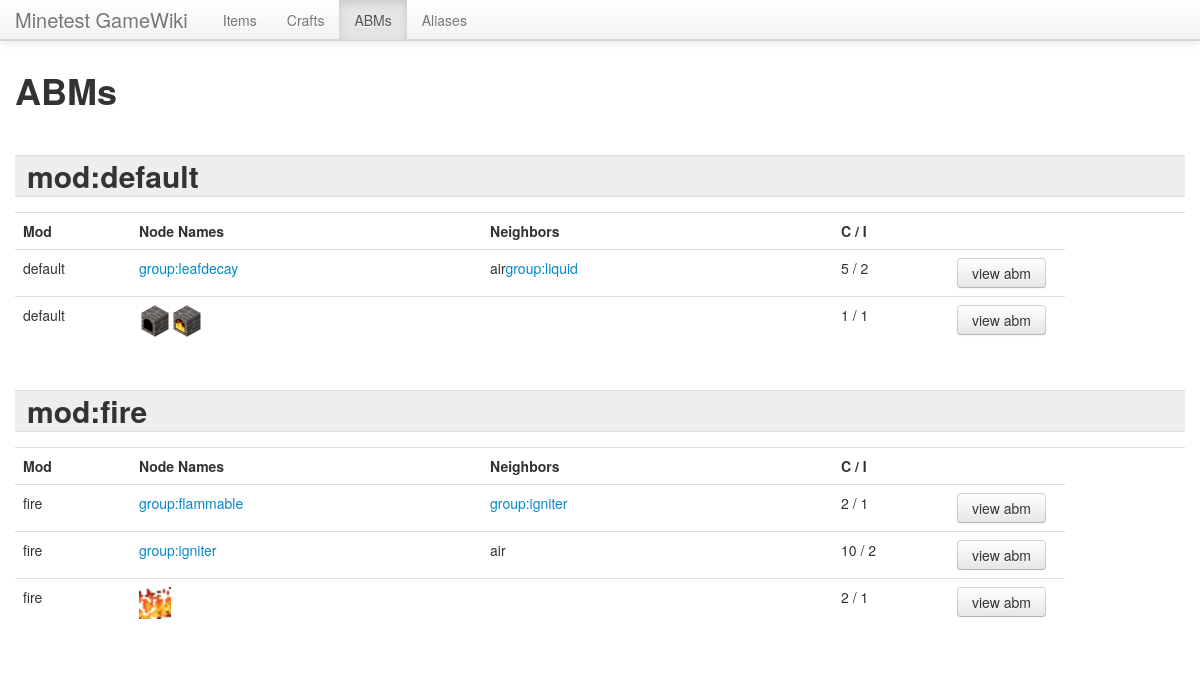
/abms.php, run on the app's committed database.
### tables this page shows
CREATE TABLE "abm" ("id" INTEGER PRIMARY KEY, "mod" TEXT, "data" TEXT);

CREATE TABLE "item" ("id" INTEGER PRIMARY KEY, "mod" TEXT, "data" TEXT, "type" TEXT, "name" TEXT, "description" TEXT, "image" TEXT);

### abms.php (the view, shortened to what this page needs)
<?php require('globals.php'); ?>
<!DOCTYPE html>
<html lang="en">
<head>
    <?php echo head_tags(); ?>
</head>
<body>
<?php echo menu(); ?>
<div class="container">
    <?php
    $filters = $filter_sql = $filter_join = '';
	?>
    <h1>ABMs
	</h1>
    <?php
    $mods = get_mods();
    foreach ($mods as $mod) {
        $output_mod = false;
        echo '<h2>mod:' . ($mod ? $mod : 'no-mod') . '</h2>';
		$q = $GLOBALS['db']->query('SELECT id, mod, data FROM "abm" ' . $filter_join . ' WHERE mod="' . $mod . '" ' . $filter_sql . ' ORDER BY mod');
		echo '<table class="table">';
		echo '<tr>';
		echo '<th width="100">Mod</th>';
		echo '<th width="30%">Node Names</th>';
		echo '<th width="30%">Neighbors</th>';
		echo '<th width="100">C / I</th>';
		echo '<th width="100">&nbsp;</th>';
		echo '<td>';
		while ($row = $q->fetchArray()) {
			$output_mod = true;
			$data = json_decode($row['data']);
			echo '<tr>';
			echo '<td>' . $row['mod'] . '</td>';
			echo '<td>';
			echo '<div class="itemgroup">';
			if (isset($data->options)) {
				if (!empty($data->options->nodenames)) {
					if (is_array($data->options->nodenames)) foreach ($data->options->nodenames as $nodename) {
						echo item($nodename, null, true);
					}
					elseif (isset($data->nodenames)) {
						echo item($data->nodenames, null, true);
					}
				}
			}
			echo '</div>';
			echo '</td>';
			echo '<td>';
			echo '<div class="itemgroup">';
			if (isset($data->options)) {
				if (!empty($data->options->neighbors)) {
					if (is_array($data->options->neighbors)) foreach ($data->options->neighbors as $neighbor) {
						echo item($neighbor, null, true);
					}
					else {
						echo item($data->neighbors, null, true);
					}
				}
			}
			echo '</div>';
			echo '</td>';
			echo '<td>' . (isset($data->options->chance) ? $data->options->chance : '?') . ' / ' . (isset($data->options->interval) ? $data->options->interval : '?') . '</td>';
			echo '<td><a href="abm.php?id=' . $row['id'] . '" class="btn">view abm</a></td>';
			echo '</tr>';
		}
		echo '</table>';
        $contents = ob_get_clean();
        if ($output_mod) echo $contents;
	}
    ?>
</div>
<div id="footer"></div>
</body>
</html>

### globals.php (shortened to what this page needs)
<?php
function item_image($item, $options = array())
{
    $file = false;
    if (!$file && !empty($item['name'])) {
        $file = 'itemcubes/' . str_replace(':', '-', $item['name']) . '.png';
        if (!file_exists($file))
            $file = false;
    }
    if (!$file && !empty($item['image'])) {
		$file = 'textures/'.$item['image'];
    }
    if ($file) {
        $width = $height = '';
        if (empty($options['fullsize'])) {
            $width = 'width="' . (!empty($options['width']) ? $options['width'] : '32px') . '" ';
            $height = 'height="' . (!empty($options['height']) ? $options['height'] : '32px') . '" ';
        }
        $class = !empty($options['class']) ? 'class="' . $options['class'] . ' "' : '';
        return '<img src="' . $file . '" ' . $width . $height . $class . '/>';
    }
    return false;
}
function item($name, $quantity = null, $small = false)
{
    $output = '';
    $name = SQLite3::escapeString(item_name($name));
    if (!$name || in_array($name, array('air', 'default:air'))) {
        return $name;
    }
    $alias = $GLOBALS['db']->querySingle('SELECT itemname FROM alias WHERE name="' . $name . '"');
    $q = $GLOBALS['db']->query('SELECT id, data, type, name, image, description FROM item WHERE name="' . $name . '"');
    if ($item = $q->fetchArray()) {
		$attr = 'class="item"';
		if ($small) {
			$attr = 'rel="tooltip" title="' . $item['description'] . ' [' . $item['type'] . '][' . $item['name'] . ']' . ($quantity ? ' x' . $quantity : '') .'"';
		}
        $output .= '<a href="item.php?name=' . $item['name'] . '" ' . $attr . '>';
        $output .= '<span class="image">' . item_image($item) . '</span>';
        $output .= '</a>';
    }
    elseif (substr($name, 0, 6) == 'group:') {
        $output .= '<a href="items.php?group=' . substr($name, 6) . '">' . $name . '</a>';
    }
    else {
        $output .= $name . ' (missing item)';
    }
    return $output;
}
function head_tags()
{
    ?>
<link href="bootstrap/css/bootstrap.css" rel="stylesheet">
<link href="bootstrap/css/bootstrap-responsive.css" rel="stylesheet">
<?php
    return ob_get_clean();
}
function menu()
{
    $page = basename($_SERVER['SCRIPT_NAME']);
    ?>
<div class="navbar navbar-fixed-top">
    <div class="navbar-inner">
        <div class="container">
            <a class="brand" href="./"><?php echo $GLOBALS['name']; ?></a>
            <div class="nav-collapse">
                <ul class="nav">
                    <li <?php echo in_array($page, array('items.php', 'item.php')) ? 'class="active"' : '' ?>>
                        <a href="items.php">Items</a></li>
                    <li <?php echo in_array($page, array('crafts.php', 'craft.php')) ? 'class="active"' : '' ?>>
                        <a href="crafts.php">Crafts</a></li>
                    <li <?php echo in_array($page, array('abms.php', 'abm.php')) ? 'class="active"' : '' ?>>
                        <a href="abms.php">ABMs</a></li>
                    <li <?php echo in_array($page, array('aliases.php')) ? 'class="active"' : '' ?>>
                        <a href="aliases.php">Aliases</a></li>
                </ul>
            </div>
        </div>
    </div>
</div>
<?php
    return ob_get_clean();
}
function item_name($name)
{
    $name = str_ireplace(array('tool ', 'node ', 'craft ', 'toolitem ', 'nodeitem ', 'craftitem ', '"'), '', $name);
    $name = explode(' ', $name);
    $name = $name[0];
    return $name;
}
function get_mods()
{
	$mods = array();
	$q = $GLOBALS['db']->query('SELECT mod FROM "item" WHERE mod!="unknown" AND mod!="__builtin" AND mod!="" GROUP BY mod ORDER BY mod');
	while ($row = $q->fetchArray()) {
		$mods[] = $row['mod'];
	}
	return $mods;
}
?>

### globals.php (style rules this page uses)
body { padding-top: 60px; }
h2 { border: 1px solid #ddd; border-width: 1px 0; margin: 1.5em 0 0.5em 0; padding: 0 0.4em; background: #eee; }
#footer { clear: both; height: 50px; }

### data on the page
abm: mod "default", name "group:leafdecay", neighbor "air", name "group:liquid", chance "5", interval "2"
abm: mod "default", chance "1", interval "1"
abm: mod "fire", name "group:flammable", name "group:igniter", chance "2", interval "1"
abm: mod "fire", name "group:igniter", neighbor "air", chance "10", interval "2"
abm: mod "fire", item.image (picture), chance "2", interval "1"

### other printed values
$GLOBALS['name'] "Minetest GameWiki"
$mod "default"
$mod "fire"
